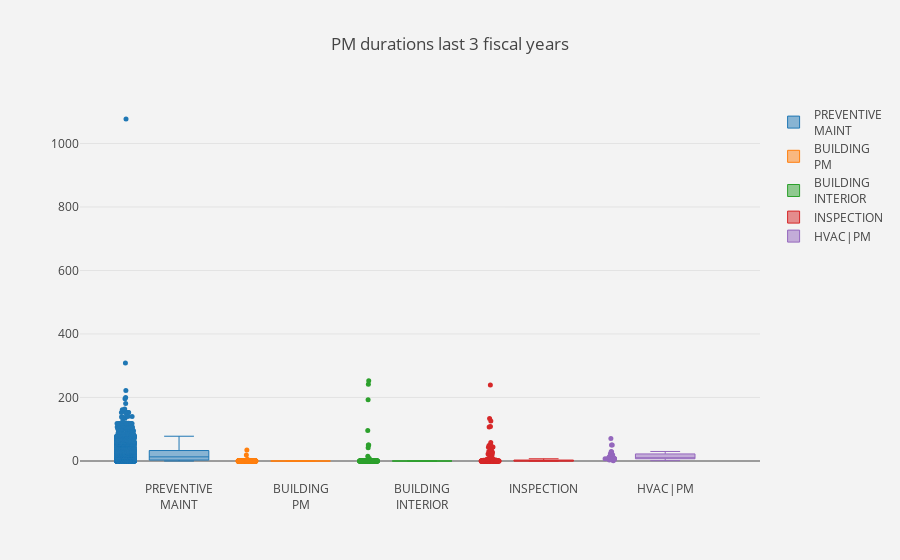

Notebook cell for this chart:
### Markdown cell above
##  distribution of durations over last 3 years

### Code cell
traces = []
format_names = ([pm if len(pm.split()) == 1 else
  '{}'.format(pm.split()[0] + '<br>' + pm.split()[1])
  for pm in dframe['prob_type'].unique()])

for pm, name in zip(dframe['prob_type'].unique(),format_names):
    
    traces.append(go.Box(
        y = (dframe[(dframe['prob_type']==pm)]
             ['duration'].tolist()),
        boxpoints = 'all',
        jitter = .3,
        pointpos = -1.8,
        marker = {'size':5},
        line = {'width':1,},
        name = name
        
    ))
layout = go.Layout(
    title = 'PM durations last 3 fiscal years',
    hovermode = 'closest',
    paper_bgcolor = 'rgb(243,243,243)',
    plot_bgcolor = 'rgb(243,243,243)')
fig = {'data':traces, 'layout':layout}
pyo.iplot(fig)

### Figure 1 — Plotly figure (JSON) as saved in the notebook; plotly's stock layout.template omitted (floating-point values rounded to 4 significant figures; data arrays with more than 128 entries replaced by an {"elided": "..."} marker saying what was removed)
{"data": [{"boxpoints": "all", "jitter": 0.3, "line": {"width": 1}, "marker": {"size": 5}, "name": "PREVENTIVE<br>MAINT", "pointpos": -1.8, "type": "box", "uid": "52a079e8-9ea1-4d5d-aa95-301390bc9a75", "y": {"elided": "4187 int values"}}, {"boxpoints": "all", "jitter": 0.3, "line": {"width": 1}, "marker": {"size": 5}, "name": "BUILDING<br>PM", "pointpos": -1.8, "type": "box", "uid": "9ece622d-cb24-4426-bd73-912cab8ab5e6", "y": {"elided": "295 int values"}}, {"boxpoints": "all", "jitter": 0.3, "line": {"width": 1}, "marker": {"size": 5}, "name": "BUILDING<br>INTERIOR", "pointpos": -1.8, "type": "box", "uid": "6339c322-6b6b-4bc0-b992-c65dd70c59ad", "y": {"elided": "204 int values"}}, {"boxpoints": "all", "jitter": 0.3, "line": {"width": 1}, "marker": {"size": 5}, "name": "INSPECTION", "pointpos": -1.8, "type": "box", "uid": "f01ff8c5-041b-4944-a8ce-ef00c77a0b48", "y": {"elided": "183 int values"}}, {"boxpoints": "all", "jitter": 0.3, "line": {"width": 1}, "marker": {"size": 5}, "name": "HVAC|PM", "pointpos": -1.8, "type": "box", "uid": "81152e92-8ddd-4541-ba9a-e10d1568ca3c", "y": [23, 8, 7, 23, 1, 7, 8, 50, 7, 7, 15, 50, 7, 7, 7, 6, 22, 8, 7, 7, 13, 3, 8, 7, 71, 30, null, null, 28, 18, 19]}], "layout": {"hovermode": "closest", "paper_bgcolor": "rgb(243,243,243)", "plot_bgcolor": "rgb(243,243,243)", "title": "PM durations last 3 fiscal years"}}
